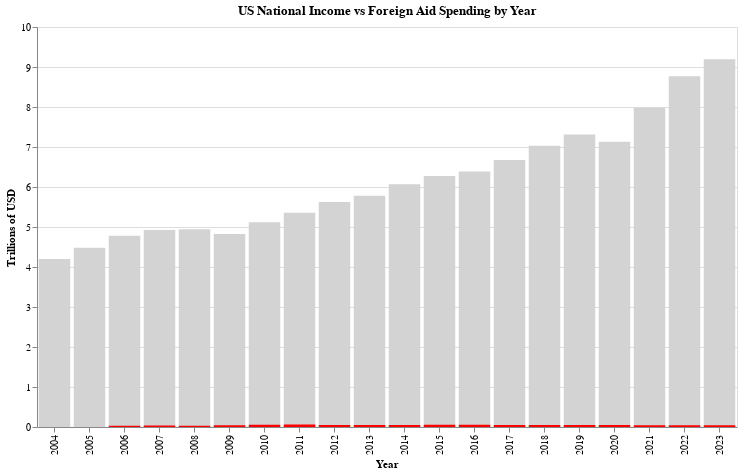

The cell this chart's notebook holds for it:
### Code cell
### --- NATIONAL INCOME DATA ---
# Assume total_US_Wealth is already loaded

# Convert to datetime and extract year
total_US_Wealth['observation_date'] = pd.to_datetime(total_US_Wealth['observation_date'])
total_US_Wealth['Year'] = total_US_Wealth['observation_date'].dt.year

# Group and convert NICUR to trillions
national_income = total_US_Wealth.groupby('Year')['NICUR'].sum().reset_index()
national_income['NICUR_Trillions'] = national_income['NICUR'] / 10000  # thousands of billions -> trillions

### --- FOREIGN AID DATA ---
# Convert to numeric and filter
foreign_aid['constant_amount'] = pd.to_numeric(foreign_aid['constant_amount'], errors='coerce')
filtered = foreign_aid[foreign_aid['Transaction Type Name'] == 'Appropriated and Planned']

# Group by fiscal year and convert to trillions
foreign_aid_grouped = filtered.groupby('Fiscal Year')['constant_amount'].sum().reset_index()
foreign_aid_grouped['constant_amount_trillions'] = foreign_aid_grouped['constant_amount'] / 1_000_000_000_000

# Rename for merge
foreign_aid_grouped.rename(columns={'Fiscal Year': 'Year'}, inplace=True)

### --- MERGE DATASETS ---
combined = pd.merge(national_income, foreign_aid_grouped, on='Year', how='inner')

### --- CREATE CHARTS ---

# National Income (background bar in grey)
base = alt.Chart(combined).mark_bar(color='lightgray').encode(
    x=alt.X('Year:O', title='Year'),
    y=alt.Y('NICUR_Trillions:Q', title='Trillions of USD'),
    tooltip=[alt.Tooltip('Year:O'),
             alt.Tooltip('NICUR_Trillions:Q', title='National Income (T)')]
).interactive()

# Foreign Aid (foreground bar in color)
overlay = alt.Chart(combined).mark_bar(color='red').encode(
    x='Year:O',
    y=alt.Y('constant_amount_trillions:Q'),
    tooltip=[alt.Tooltip('Year:O'),
             alt.Tooltip('constant_amount_trillions:Q', title='Foreign Aid (T)')]
).interactive()

# Layer the charts
combined_chart = alt.layer(base, overlay).properties(
    title='US National Income vs Foreign Aid Spending by Year',
    width=700,
    height=400
).interactive()

combined_chart

### Figure 1 — Vega-Lite specification as saved in the notebook (floating-point values rounded to 4 significant figures)
{"config": {"view": {"continuousWidth": 300, "continuousHeight": 300}}, "layer": [{"mark": {"type": "bar", "color": "lightgray"}, "encoding": {"tooltip": [{"field": "Year", "type": "ordinal"}, {"field": "NICUR_Trillions", "title": "National Income (T)", "type": "quantitative"}], "x": {"field": "Year", "title": "Year", "type": "ordinal"}, "y": {"field": "NICUR_Trillions", "title": "Trillions of USD", "type": "quantitative"}}, "name": "view_17"}, {"mark": {"type": "bar", "color": "red"}, "encoding": {"tooltip": [{"field": "Year", "type": "ordinal"}, {"field": "constant_amount_trillions", "title": "Foreign Aid (T)", "type": "quantitative"}], "x": {"field": "Year", "type": "ordinal"}, "y": {"field": "constant_amount_trillions", "type": "quantitative"}}, "name": "view_18"}], "data": {"name": "data-c7203dac1bcfa00190f5b845df4b0e13"}, "height": 400, "params": [{"name": "param_25", "select": {"type": "interval", "encodings": ["x", "y"]}, "bind": "scales", "views": ["view_17"]}, {"name": "param_26", "select": {"type": "interval", "encodings": ["x", "y"]}, "bind": "scales", "views": ["view_18"]}, {"name": "param_27", "select": {"type": "interval", "encodings": ["x", "y"]}, "bind": "scales", "views": ["view_17"]}], "title": "US National Income vs Foreign Aid Spending by Year", "width": 700, "$schema": "https://vega.github.io/schema/vega-lite/v5.20.1.json", "datasets": {"data-c7203dac1bcfa00190f5b845df4b0e13": [{"Year": 2004, "NICUR": 42000.0, "NICUR_Trillions": 4.2, "constant_amount": 1466102539, "constant_amount_trillions": 0.001466}, {"Year": 2005, "NICUR": 44800.0, "NICUR_Trillions": 4.48, "constant_amount": 2129828608, "constant_amount_trillions": 0.00213}, {"Year": 2006, "NICUR": 47790.0, "NICUR_Trillions": 4.779, "constant_amount": 33904178705, "constant_amount_trillions": 0.0339}, {"Year": 2007, "NICUR": 49220.0, "NICUR_Trillions": 4.922, "constant_amount": 37648660584, "constant_amount_trillions": 0.03765}, {"Year": 2008, "NICUR": 49460.0, "NICUR_Trillions": 4.946, "constant_amount": 33097095720, "constant_amount_trillions": 0.0331}, {"Year": 2009, "NICUR": 48260.0, "NICUR_Trillions": 4.826, "constant_amount": 46325997960, "constant_amount_trillions": 0.04633}, {"Year": 2010, "NICUR": 51180.0, "NICUR_Trillions": 5.118, "constant_amount": 53177813791, "constant_amount_trillions": 0.05318}, {"Year": 2011, "NICUR": 53550.0, "NICUR_Trillions": 5.355, "constant_amount": 60950239766, "constant_amount_trillions": 0.06095}, {"Year": 2012, "NICUR": 56260.0, "NICUR_Trillions": 5.626, "constant_amount": 50097111891, "constant_amount_trillions": 0.0501}, {"Year": 2013, "NICUR": 57840.0, "NICUR_Trillions": 5.784, "constant_amount": 52881726258, "constant_amount_trillions": 0.05288}, {"Year": 2014, "NICUR": 60660.0, "NICUR_Trillions": 6.066, "constant_amount": 50628274916, "constant_amount_trillions": 0.05063}, {"Year": 2015, "NICUR": 62740.0, "NICUR_Trillions": 6.274, "constant_amount": 58699030185, "constant_amount_trillions": 0.0587}, {"Year": 2016, "NICUR": 63900.0, "NICUR_Trillions": 6.39, "constant_amount": 56566654725, "constant_amount_trillions": 0.05657}, {"Year": 2017, "NICUR": 66750.0, "NICUR_Trillions": 6.675, "constant_amount": 51692587854, "constant_amount_trillions": 0.05169}, {"Year": 2018, "NICUR": 70280.0, "NICUR_Trillions": 7.028, "constant_amount": 49095840692, "constant_amount_trillions": 0.0491}, {"Year": 2019, "NICUR": 73150.0, "NICUR_Trillions": 7.315, "constant_amount": 48032239571, "constant_amount_trillions": 0.04803}, {"Year": 2020, "NICUR": 71340.0, "NICUR_Trillions": 7.134, "constant_amount": 47286930882, "constant_amount_trillions": 0.04729}, {"Year": 2021, "NICUR": 79840.0, "NICUR_Trillions": 7.984, "constant_amount": 45700734253, "constant_amount_trillions": 0.0457}, {"Year": 2022, "NICUR": 87670.0, "NICUR_Trillions": 8.767, "constant_amount": 43990720437, "constant_amount_trillions": 0.04399}, {"Year": 2023, "NICUR": 91950.0, "NICUR_Trillions": 9.195, "constant_amount": 42609265977, "constant_amount_trillions": 0.04261}]}}
